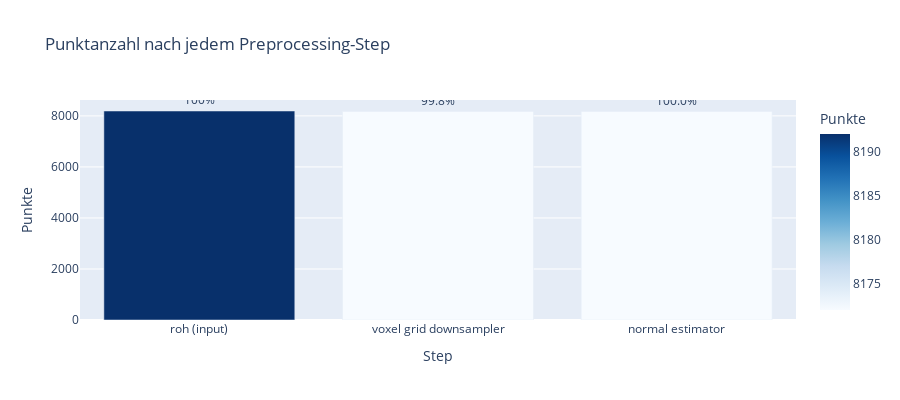

The cell this chart's notebook holds for it:
### Markdown cell above
## 7 – Report als Tabelle und Balkendiagramm

### Code cell
rows = [{'Step': 'roh (input)', 'Punkte': report.points_in, 'Entfernt': 0,
         'Retention': '100%', 'Zeit (ms)': 0}]
for s in report.steps:
    rows.append({
        'Step':       s.step_name.replace('_', ' '),
        'Punkte':     s.points_after,
        'Entfernt':   s.points_removed,
        'Retention':  f'{s.retention_rate:.1%}',
        'Zeit (ms)':  round(s.duration_ms, 1),
    })

df = pd.DataFrame(rows)
display(df)

fig = px.bar(
    df, x='Step', y='Punkte',
    title='Punktanzahl nach jedem Preprocessing-Step',
    color='Punkte', color_continuous_scale='Blues',
    text='Retention',
)
fig.update_traces(textposition='outside')
fig.update_layout(height=400, showlegend=False)
fig.show()

### Figure 1 — Plotly figure (JSON) as saved in the notebook; plotly's stock layout.template omitted (floating-point values rounded to 4 significant figures)
{"data": [{"hovertemplate": "Step=%{x}<br>Punkte=%{marker.color}<br>Retention=%{text}<extra></extra>", "legendgroup": "", "marker": {"color": [8192, 8172, 8172], "coloraxis": "coloraxis", "pattern": {"shape": ""}}, "name": "", "orientation": "v", "showlegend": false, "text": ["100%", "99.8%", "100.0%"], "textposition": "outside", "type": "bar", "x": ["roh (input)", "voxel grid downsampler", "normal estimator"], "xaxis": "x", "y": [8192, 8172, 8172], "yaxis": "y"}], "layout": {"barmode": "relative", "coloraxis": {"colorbar": {"title": {"text": "Punkte"}}, "colorscale": [[0, "rgb(247,251,255)"], [0.125, "rgb(222,235,247)"], [0.25, "rgb(198,219,239)"], [0.375, "rgb(158,202,225)"], [0.5, "rgb(107,174,214)"], [0.625, "rgb(66,146,198)"], [0.75, "rgb(33,113,181)"], [0.875, "rgb(8,81,156)"], [1, "rgb(8,48,107)"]]}, "height": 400, "legend": {"tracegroupgap": 0}, "showlegend": false, "title": {"text": "Punktanzahl nach jedem Preprocessing-Step"}, "xaxis": {"anchor": "y", "domain": [0, 1], "title": {"text": "Step"}}, "yaxis": {"anchor": "x", "domain": [0, 1], "title": {"text": "Punkte"}}}}
